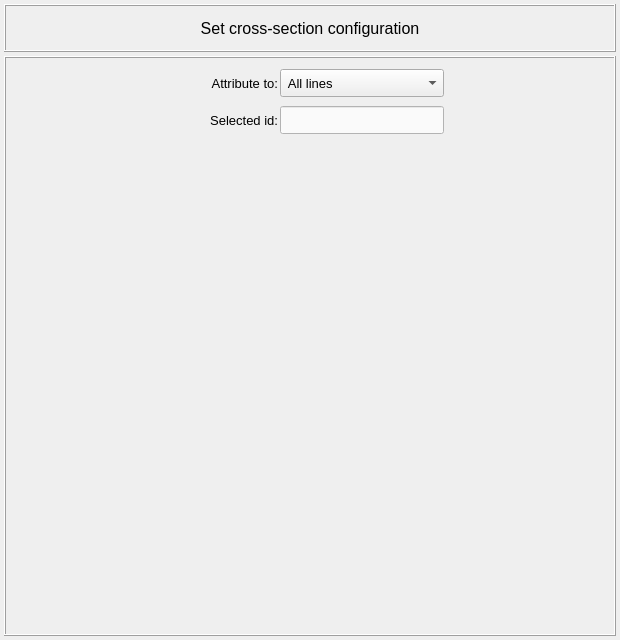
<?xml version="1.0" encoding="UTF-8"?>
<ui version="4.0">
 <class>Dialog</class>
 <widget class="QDialog" name="Dialog">
  <property name="windowModality">
   <enum>Qt::NonModal</enum>
  </property>
  <property name="geometry">
   <rect>
    <x>0</x>
    <y>0</y>
    <width>620</width>
    <height>640</height>
   </rect>
  </property>
  <property name="sizePolicy">
   <sizepolicy hsizetype="Fixed" vsizetype="Fixed">
    <horstretch>0</horstretch>
    <verstretch>0</verstretch>
   </sizepolicy>
  </property>
  <property name="minimumSize">
   <size>
    <width>620</width>
    <height>640</height>
   </size>
  </property>
  <property name="maximumSize">
   <size>
    <width>620</width>
    <height>640</height>
   </size>
  </property>
  <property name="contextMenuPolicy">
   <enum>Qt::DefaultContextMenu</enum>
  </property>
  <property name="windowTitle">
   <string>Set: cross-section</string>
  </property>
  <property name="windowIcon">
   <iconset>
    <normaloff>../../../../../../Downloads/load - Copia.png</normaloff>../../../../../../Downloads/load - Copia.png</iconset>
  </property>
  <property name="whatsThis">
   <string/>
  </property>
  <layout class="QGridLayout" name="gridLayout_33">
   <property name="leftMargin">
    <number>4</number>
   </property>
   <property name="topMargin">
    <number>4</number>
   </property>
   <property name="rightMargin">
    <number>4</number>
   </property>
   <property name="bottomMargin">
    <number>4</number>
   </property>
   <property name="spacing">
    <number>4</number>
   </property>
   <item row="0" column="0">
    <widget class="QFrame" name="top_frame">
     <property name="minimumSize">
      <size>
       <width>0</width>
       <height>48</height>
      </size>
     </property>
     <property name="maximumSize">
      <size>
       <width>1000</width>
       <height>48</height>
      </size>
     </property>
     <property name="frameShape">
      <enum>QFrame::Box</enum>
     </property>
     <property name="frameShadow">
      <enum>QFrame::Raised</enum>
     </property>
     <property name="lineWidth">
      <number>1</number>
     </property>
     <layout class="QGridLayout" name="gridLayout">
      <property name="leftMargin">
       <number>4</number>
      </property>
      <property name="topMargin">
       <number>4</number>
      </property>
      <property name="rightMargin">
       <number>4</number>
      </property>
      <property name="bottomMargin">
       <number>4</number>
      </property>
      <property name="spacing">
       <number>4</number>
      </property>
      <item row="1" column="1">
       <widget class="QLabel" name="label">
        <property name="font">
         <font>
          <pointsize>12</pointsize>
         </font>
        </property>
        <property name="text">
         <string>Set cross-section configuration</string>
        </property>
        <property name="textFormat">
         <enum>Qt::AutoText</enum>
        </property>
        <property name="alignment">
         <set>Qt::AlignCenter</set>
        </property>
       </widget>
      </item>
     </layout>
    </widget>
   </item>
   <item row="1" column="0">
    <widget class="QFrame" name="bottom_frame">
     <property name="minimumSize">
      <size>
       <width>0</width>
       <height>0</height>
      </size>
     </property>
     <property name="maximumSize">
      <size>
       <width>1000</width>
       <height>1000</height>
      </size>
     </property>
     <property name="frameShape">
      <enum>QFrame::Box</enum>
     </property>
     <property name="frameShadow">
      <enum>QFrame::Raised</enum>
     </property>
     <layout class="QGridLayout" name="gridLayout_29">
      <property name="leftMargin">
       <number>4</number>
      </property>
      <property name="topMargin">
       <number>4</number>
      </property>
      <property name="rightMargin">
       <number>4</number>
      </property>
      <property name="bottomMargin">
       <number>4</number>
      </property>
      <property name="horizontalSpacing">
       <number>4</number>
      </property>
      <property name="verticalSpacing">
       <number>0</number>
      </property>
      <item row="1" column="0">
       <widget class="QFrame" name="main_frame">
        <property name="minimumSize">
         <size>
          <width>0</width>
          <height>0</height>
         </size>
        </property>
        <property name="maximumSize">
         <size>
          <width>1000</width>
          <height>1000</height>
         </size>
        </property>
        <property name="font">
         <font>
          <pointsize>10</pointsize>
         </font>
        </property>
        <property name="frameShape">
         <enum>QFrame::NoFrame</enum>
        </property>
        <property name="frameShadow">
         <enum>QFrame::Raised</enum>
        </property>
        <layout class="QGridLayout" name="gridLayout_28">
         <property name="leftMargin">
          <number>2</number>
         </property>
         <property name="topMargin">
          <number>0</number>
         </property>
         <property name="rightMargin">
          <number>2</number>
         </property>
         <property name="bottomMargin">
          <number>2</number>
         </property>
         <property name="spacing">
          <number>2</number>
         </property>
        </layout>
       </widget>
      </item>
      <item row="0" column="0">
       <widget class="QFrame" name="selection_frame">
        <property name="minimumSize">
         <size>
          <width>0</width>
          <height>80</height>
         </size>
        </property>
        <property name="maximumSize">
         <size>
          <width>16777215</width>
          <height>80</height>
         </size>
        </property>
        <property name="frameShape">
         <enum>QFrame::NoFrame</enum>
        </property>
        <property name="frameShadow">
         <enum>QFrame::Raised</enum>
        </property>
        <layout class="QGridLayout" name="gridLayout_26" rowstretch="0,0">
         <property name="leftMargin">
          <number>2</number>
         </property>
         <property name="topMargin">
          <number>0</number>
         </property>
         <property name="rightMargin">
          <number>2</number>
         </property>
         <property name="bottomMargin">
          <number>0</number>
         </property>
         <property name="spacing">
          <number>2</number>
         </property>
         <item row="1" column="2">
          <widget class="QLineEdit" name="lineEdit_selected_id">
           <property name="minimumSize">
            <size>
             <width>0</width>
             <height>28</height>
            </size>
           </property>
           <property name="maximumSize">
            <size>
             <width>16777215</width>
             <height>28</height>
            </size>
           </property>
           <property name="font">
            <font>
             <pointsize>10</pointsize>
             <kerning>false</kerning>
            </font>
           </property>
           <property name="focusPolicy">
            <enum>Qt::ClickFocus</enum>
           </property>
           <property name="styleSheet">
            <string notr="true">QLineEdit{color: rgb(0, 0, 0); background-color: rgb(250, 250, 250)}
QLineEdit:disabled{color: rgb(100, 100, 100); background-color: rgb(240, 240, 240)}</string>
           </property>
           <property name="alignment">
            <set>Qt::AlignCenter</set>
           </property>
          </widget>
         </item>
         <item row="1" column="3">
          <spacer name="horizontalSpacer_2">
           <property name="orientation">
            <enum>Qt::Horizontal</enum>
           </property>
           <property name="sizeHint" stdset="0">
            <size>
             <width>40</width>
             <height>20</height>
            </size>
           </property>
          </spacer>
         </item>
         <item row="0" column="2">
          <widget class="QComboBox" name="comboBox_selection">
           <property name="minimumSize">
            <size>
             <width>0</width>
             <height>28</height>
            </size>
           </property>
           <property name="maximumSize">
            <size>
             <width>16777215</width>
             <height>28</height>
            </size>
           </property>
           <property name="font">
            <font>
             <pointsize>10</pointsize>
            </font>
           </property>
           <item>
            <property name="text">
             <string> All lines</string>
            </property>
           </item>
           <item>
            <property name="text">
             <string> Selected lines</string>
            </property>
           </item>
          </widget>
         </item>
         <item row="1" column="0">
          <widget class="QFrame" name="frame_26">
           <property name="minimumSize">
            <size>
             <width>120</width>
             <height>26</height>
            </size>
           </property>
           <property name="frameShape">
            <enum>QFrame::NoFrame</enum>
           </property>
           <property name="frameShadow">
            <enum>QFrame::Raised</enum>
           </property>
           <layout class="QGridLayout" name="gridLayout_27">
            <property name="leftMargin">
             <number>0</number>
            </property>
            <property name="topMargin">
             <number>0</number>
            </property>
            <property name="rightMargin">
             <number>0</number>
            </property>
            <property name="bottomMargin">
             <number>0</number>
            </property>
            <property name="spacing">
             <number>0</number>
            </property>
            <item row="1" column="0">
             <spacer name="horizontalSpacer">
              <property name="orientation">
               <enum>Qt::Horizontal</enum>
              </property>
              <property name="sizeHint" stdset="0">
               <size>
                <width>40</width>
                <height>20</height>
               </size>
              </property>
             </spacer>
            </item>
           </layout>
          </widget>
         </item>
         <item row="0" column="1">
          <widget class="QLabel" name="label_attribute">
           <property name="minimumSize">
            <size>
             <width>100</width>
             <height>28</height>
            </size>
           </property>
           <property name="maximumSize">
            <size>
             <width>100</width>
             <height>28</height>
            </size>
           </property>
           <property name="font">
            <font>
             <pointsize>10</pointsize>
            </font>
           </property>
           <property name="text">
            <string>Attribute to:</string>
           </property>
           <property name="alignment">
            <set>Qt::AlignRight|Qt::AlignTrailing|Qt::AlignVCenter</set>
           </property>
          </widget>
         </item>
         <item row="1" column="1">
          <widget class="QLabel" name="label_selected_id">
           <property name="minimumSize">
            <size>
             <width>0</width>
             <height>28</height>
            </size>
           </property>
           <property name="maximumSize">
            <size>
             <width>16777215</width>
             <height>28</height>
            </size>
           </property>
           <property name="font">
            <font>
             <pointsize>10</pointsize>
             <weight>50</weight>
             <bold>false</bold>
            </font>
           </property>
           <property name="text">
            <string>Selected id:</string>
           </property>
           <property name="alignment">
            <set>Qt::AlignRight|Qt::AlignTrailing|Qt::AlignVCenter</set>
           </property>
          </widget>
         </item>
        </layout>
       </widget>
      </item>
     </layout>
    </widget>
   </item>
  </layout>
 </widget>
 <resources/>
 <connections/>
</ui>
